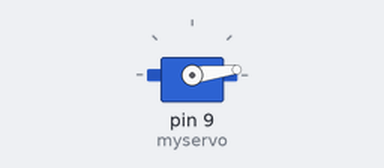
A sketch run on a simulated Arduino Uno, built with avr-gcc and run on an emulated ATmega328P. Parts: servo.

Above: at 0.05 s.
At 0.25 s:
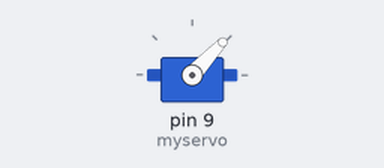
At 0.45 s:
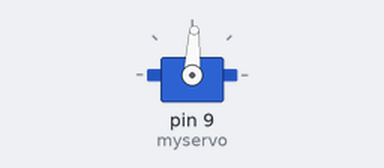
At 0.9 s:
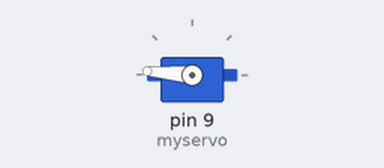
Timing chart, 0 to 4.4 s (numbered marks = the images above):
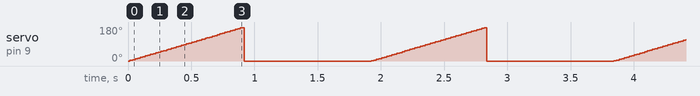

Measured:
- by itself, servo on pin 9 (myservo): ramps from 0° to 177° and jumps back, once every 1.9 s

The sketch:

sketch_mar17a.ino
```cpp
#include <Servo.h>

Servo myservo;  // create servo object to control a servo

int val;    // variable to read the value from the analog pin

void setup() {
  myservo.attach(9);  // attaches the servo on pin 9 to the servo object
}

void loop() {
  for (int i = 0; i<=180;++i ){
    myservo.write(i);
    delay(5);
  }
  myservo.write(0);
  delay(1000);


}
```
